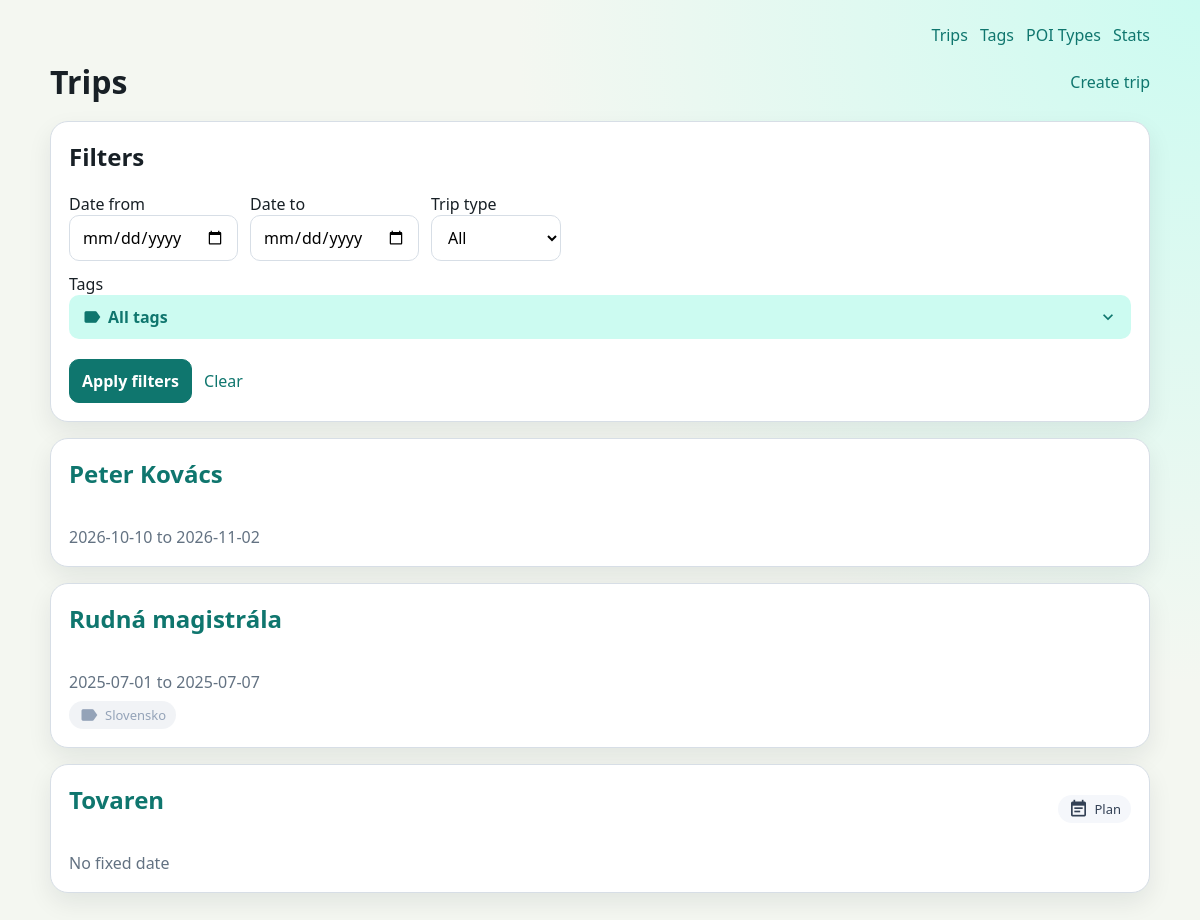
The page /frontend/trips on the database its author committed.
### database/models.py (models this page shows)
class DatabaseModels(DeclarativeBase):
    pass

class Trip(DatabaseModels):
    __tablename__ = "trips"
    id = Column(Integer, primary_key=True)
    name = Column(String, nullable=False)
    start_date = Column(Date, nullable=True)
    end_date = Column(Date, nullable=True)
    is_plan = Column(Integer, nullable=False, default=0)
    days = relationship("Day", back_populates="trip", cascade="all, delete")
    items = relationship("Item", back_populates="trip", cascade="all, delete")
    route_points = relationship("RoutePoint", back_populates="trip", cascade="all, delete")
    route_markers = relationship("RouteMarker", back_populates="trip", cascade="all, delete")
    tags = relationship("TagType", secondary="trip_tags", back_populates="trips")

class TagType(DatabaseModels):
    __tablename__ = "tag_types"
    id = Column(Integer, primary_key=True)
    name = Column(String, unique=True, nullable=False)
    color = Column(String, nullable=False, default="#94A3B8")
    items = relationship("Item", secondary="item_tags", back_populates="tags")
    trips = relationship("Trip", secondary="trip_tags", back_populates="tags")

### routers/frontend.py (the view)
@frontend_router.get("/frontend/trips")
async def trips_page(
    request: Request,
    tag_ids: list[int] = Query(default=[]),
    date_from: str = Query(default=""),
    date_to: str = Query(default=""),
    plan_filter: str = Query(default="all"),
    db: AsyncSession = Depends(get_db),
):
    try:
        parsed_from = _to_optional_date(date_from)
        parsed_to = _to_optional_date(date_to)
    except ValueError as exc:
        raise HTTPException(status_code=400, detail="Invalid date filter format") from exc
    query = select(Trip).options(selectinload(Trip.tags))
    if plan_filter == "plan":
        query = query.where(Trip.is_plan == 1)
    elif plan_filter == "dated":
        query = query.where(Trip.is_plan == 0)
    if parsed_from:
        query = query.where(Trip.start_date >= parsed_from)
    if parsed_to:
        query = query.where(Trip.start_date <= parsed_to)
    if tag_ids:
        query = query.join(TripTag, TripTag.trip_id == Trip.id).where(TripTag.tag_type_id.in_(tag_ids)).distinct()
    query = query.order_by(Trip.is_plan.asc(), Trip.start_date.desc(), Trip.id.desc())
    result = await db.execute(query)
    trips = result.scalars().all()
    tags_result = await db.execute(select(TagType).order_by(TagType.name.asc()))
    tags = tags_result.scalars().all()
    return templates.TemplateResponse(
        "trips/index.html",
        {
            "request": request,
            "trips": trips,
            "tags": tags,
            "selected_tag_ids": set(tag_ids),
            "date_from": date_from,
            "date_to": date_to,
            "plan_filter": plan_filter,
        },
    )

### templates/trips/index.html (shortened to what this page needs)
{% extends "base.html" %}
{% block content %}
<div class="row" style="justify-content: space-between; margin-bottom: 18px;">
    <h1 style="margin: 0;">Trips</h1>
    <a href="/frontend/trips/new">Create trip</a>
</div>
<section class="card">
    <h2 style="margin-top: 0;">Filters</h2>
    <form method="get" action="/frontend/trips" class="filters-grid">
        <div class="row">
            <label>
                Date from<br>
                <input type="date" name="date_from" value="{{ date_from }}">
            </label>
            <label>
                Date to<br>
                <input type="date" name="date_to" value="{{ date_to }}">
            </label>
            <label>
                Trip type<br>
                <select name="plan_filter">
                    <option value="all" {% if plan_filter == "all" %}selected{% endif %}>All</option>
                </select>
            </label>
        </div>
        <div>
            <label>Tags</label>
            <div id="tag-picker" class="tag-picker">
                <button id="tag-picker-btn" type="button" class="ghost-btn tag-picker-btn">
                    <span class="label"><span class="material-icons">label</span><span id="tag-picker-text">All tags</span></span>
                    <span class="material-icons">expand_more</span>
                </button>
            </div>
        </div>
        <div class="row">
            <button type="submit">Apply filters</button>
            <a href="/frontend/trips">Clear</a>
        </div>
    </form>
</section>
{% if trips %}
    {% for trip in trips %}
    <article class="card">
        <div class="row" style="justify-content: space-between;">
            <h2 style="margin-top: 0;"><a href="/frontend/trips/{{ trip.id }}">{{ trip.name }}</a></h2>
            {% if trip.is_plan %}
            <span class="chip"><span class="material-icons">event_note</span>Plan</span>
            {% endif %}
        </div>
        <p class="muted" style="margin-bottom: 0;">
            {% if trip.is_plan %}
            No fixed date
            {% else %}
            {{ trip.start_date or "-" }} to {{ trip.end_date or "-" }}
            {% endif %}
        </p>
        {% if trip.tags %}
        <div class="row" style="margin-top: 8px;">
            {% for tag in trip.tags %}
            <span class="chip" style="background: {{ tag.color }}22; color: {{ tag.color }};">
                <span class="material-icons">label</span>{{ tag.name }}
            </span>
            {% endfor %}
        </div>
        {% endif %}
    </article>
    {% endfor %}
{% else %}
    <div class="card">
        <p style="margin: 0;">No trips yet.</p>
    </div>
{% endif %}
{% endblock %}

### templates/base.html (style rules this page uses)
:root { --bg: #f4f7f1; --panel: #ffffff; --text: #182026; --muted: #637282; --accent: #0f766e; --accent-soft: #ccfbf1; --border: #d7dee6; --shadow: 0 10px 24px rgba(15, 23, 42, 0.08); }
body { margin: 0; font-family: "Segoe UI", Tahoma, Geneva, Verdana, sans-serif; background: radial-gradient(circle at 100% 0%, #ccfbf1, #f4f7f1 45%); color: var(--text); }
.card { background: var(--panel); border: 1px solid var(--border); border-radius: 18px; padding: 18px; margin-bottom: 16px; box-shadow: var(--shadow); }
.row { display: flex; flex-wrap: wrap; gap: 12px; align-items: center; }
.material-icons { font-size: 20px; vertical-align: middle; line-height: 1; }
a { color: var(--accent); text-decoration: none; }
.muted { color: var(--muted); }
input, button, select, textarea { font: inherit; border-radius: 10px; border: 1px solid var(--border); padding: 10px 12px; background: #fff; }
button { background: var(--accent); border-color: var(--accent); color: #ffffff; cursor: pointer; font-weight: 600; }
.ghost-btn { background: var(--accent-soft); color: var(--accent); border-color: transparent; }
.chip { display: inline-flex; align-items: center; gap: 6px; border-radius: 999px; padding: 4px 10px; background: #f5f7fb; color: #334155; font-size: 13px; }

### templates/trips/index.html (style rules this page uses)
.filters-grid { display: grid; gap: 12px; }
.tag-picker { position: relative; }
.tag-picker-btn { width: 100%; justify-content: space-between; display: flex; align-items: center; gap: 8px; text-align: left; }
.tag-picker-btn .label { display: inline-flex; align-items: center; gap: 6px; }

### rows shown on the page
Trip: name "Peter Kovács", start_date "2026-10-10", end_date "2026-11-02"
Trip: name "Rudná magistrála", start_date "2025-07-01", end_date "2025-07-07"
TagType: name "Slovensko"
Trip: name "Tovaren", is_plan 1 (drawn)
